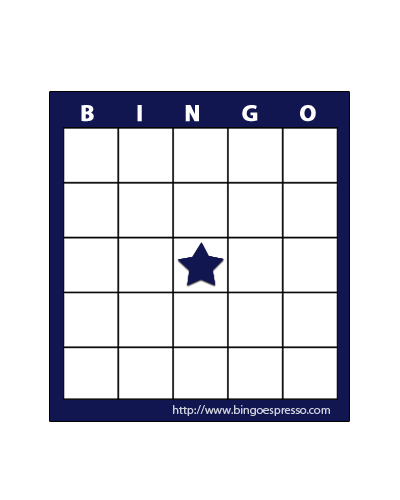
#> input picture templates/75/indigo.jpg, 400 x 500 px
$ python bingocard.py   (Python 2 division)
#> lines starting #> are read from the running program, lines starting #| are printed output that depends on the picture


from PIL import Image, ImageDraw, ImageFont, _imaging
import random, sys, os


class BingoCard( object ):


  @classmethod
  def draw_several_cards( self, card, how_many=6, save_to=None, cols_per_image=3, background='white' ):

    if card.image is None:
      card.initialize_image()

    image = card.image

    rows = ( ( how_many - 1 ) // cols_per_image ) + 1

    if how_many >= cols_per_image:
      cols = cols_per_image
    else:
      cols = how_many

    iw, ih, w, h = card.width, card.height, card.width * cols, card.height * rows
    nimage = Image.new( 'RGB', ( w, h ), background )

    for row in range( rows ):
      for col in range( cols ):
        embed_image = card.print_card( save_to=None )
        nimage.paste( embed_image, ( col * iw, row * ih ) )


    if save_to is None:
      return nimage
    else:
      return nimage.save( save_to )


  def _initialize_args( self ):

    return [
        'width',
        'height',
        'header',
        'margin_top',
        'margin_left',
        'margin_right',
        'margin_bottom',
        'margin',
        'with_ref_image',
        'background',
        'draw_lines',
        'set_gap',
        'set_length'
      ]

  def _prepare_args_from_dictionary( self, _kwargs ):
    new_kwargs = { }
    for i in self._initialize_args():
      if _kwargs.has_key( i ):
        new_kwargs[ i ] = _kwargs[ i ]

    return new_kwargs


  def __init__( self, width=800, height=600, header=10, margin_top=10, margin_left=10, margin_right=10, margin_bottom=10, margin=None, with_ref_image=None, background='white', draw_lines=True, set_gap=0, set_length=1):
    self.width  = width
    self.height = height
    self.header = header
    self.with_ref_image = with_ref_image
    self.background = background
    self.font = 'Overlock-Black.ttf'
    self.draw_lines = draw_lines
    self.line_size  = 2
    self.line_color = 0
    self.text_size = None
    self.text_color = 0
    self.image  = None
    self.set_length = set_length
    self.set_gap = set_gap


    if margin is None and ( margin_left > 0 and margin_right > 0 and margin_bottom > 0 and margin_top > 0 ):
      self.margin_left    = margin_left
      self.margin_right   = margin_right
      self.margin_bottom  = margin_bottom
      self.margin_top     = margin_top
    else:
      margin = margin or 10
      self.margin_top = self.margin_left = self.margin_right = self.margin_bottom = margin


  def card_layout( self ):
    return [ ]

  def get_text_size( self ):
    if self.text_size is None:
      text_size = int( self.width / 38.4 )
    else:
      text_size	= self.text_size

    return text_size


  def get_font( self ):
    return ImageFont.truetype( self.font, self.get_text_size() )


  def get_top( self ):
    if self.header:
      top = ( self.header ) + self.margin_top
    else:
      top = self.margin_top

    return top

  # FIXME: Doesn't deal with sets yet
  def draw_lines_on_image( self, draw, layout, col_height, col_width ):
    if self.draw_lines:
      # Rows
      for i in range( len( layout ) + 1 ):
        y = ( self.get_top() + ( i * col_height ) )
        draw.line( ( self.margin_left, y, self.width - self.margin_right, y ), fill=self.line_color, width=self.line_size  )

      # Cols
      for j in range( len( layout[ 0 ] ) + 1 ):
        x = self.margin_left + ( j * col_width )
        draw.line( ( x, self.get_top(), x, self.height - self.margin_bottom ), fill=self.line_color, width=self.line_color )


  def draw( self, layout, save_to ):
    print "About to draw"

    image, width, height = self.image, self.width, self.height
    font, text_size, top = self.get_font(), self.get_text_size(), self.get_top()
    ml, mr, mt, mb = self.margin_left, self.margin_right, self.margin_top, self.margin_bottom
    sl, sg  = self.set_length, self.set_gap


    draw        = ImageDraw.Draw( image )
    col_height  = ( height - top - mb - ( ( ( len( layout ) // sl ) - 1 ) * sg ) ) / len( layout )
    col_width   = ( width - ( ml + mr ) ) / len( layout[ 0 ] )

    self.draw_lines_on_image( draw, layout, col_height, col_width )

    # Start drawing numbers
    for i in range( len( layout ) ):
      for j in range( len( layout[0] ) ):
        number = layout[ i ][ j ]

        x = ml + ( j * col_width ) + ( col_width / 2 ) - ( text_size / 2 )
        y = top + ( ( i // sl ) * sg ) + ( i * col_height ) + ( col_height / 2 ) - ( text_size / 2 )

        if number is not None:
          draw.text( ( x, y ), str( number ), fill=0, font=font )

    print "OK"

    # Save stuff
    if save_to is None:
      return image
    else:
      image.save( save_to )


  def bingo_card( self ):
    """ Needs to be implemented by the subclass """


  def initialize_image( self ):
    if( self.with_ref_image ):
      self.image = im = Image.open( self.with_ref_image )
      self.width, self.height = im.size
    else:
      self.image  = Image.new( 'RGB', ( self.width, self.height ), self.background )


  def print_card( self, save_to='test.png' ):
    self.initialize_image()
    return self.draw( self.bingo_card(), save_to )


class USBingoCard( BingoCard ):

  def __init__( self, **kwargs ):
    BingoCard.__init__( self, **self._prepare_args_from_dictionary( kwargs ) )


  def card_layout( self ):
    return [ range( i, i + 15 ) for i in range( 1, 75, 15 ) ]


  def bingo_card( self ):
    layout   = self.card_layout()
    num_of_rows = 5
    cols        = 5
    blanks      = [ ]
    possible_numbers = range( 1, 76 )

    for i in range( num_of_rows ):
      row = [ ]
      for j in range( cols ):
        flag = True
        while flag:
          number = layout[ j ][ random.randint( 0, len( layout[ j ] ) - 1 ) ]
          if number in possible_numbers:
            possible_numbers.remove( number )
            row.append( number )
            flag = False

      blanks.append( row )

    blanks[ 2 ][ 2 ] = None

    return blanks


class UKBingoCard( BingoCard ):

  def __init__( self, **kwargs ):
    BingoCard.__init__( self, **self._prepare_args_from_dictionary( kwargs ) )

    if kwargs.has_key( 'set_size' ):
      self.set_size = kwargs[ 'set_size' ]
    else:
      self.set_size = 1


  def card_layout( self ):
    return [
      range( 1, 9 + 1 ),
      range( 10, 19 + 1 ),
      range( 20, 29 + 1),
      range( 30, 39 + 1 ),
      range( 40, 49 + 1),
      range( 50, 59 + 1),
      range( 60, 69 + 1),
      range( 70, 79 + 1),
      range( 80, 90 + 1)
    ]


  def bingo_card( self ):
    layout                = self.card_layout()
    num_of_rows           = 3
    cols                  = len( self.card_layout() )
    blanks                = [ ]
    stack                 = range( 1, 91 )
    seen                  = { }

    for s in range( self.set_size ):
      for i in range( num_of_rows ):
        row = [ None ] * 9
        published_cols = {}
        for j in range( 5 ):
          val = None
          tries = 0
          while val is None:
            if tries > 20:
              break
            tries += 1
            val = random.choice( stack )
            for k in range( len( layout ) ):
              if val in layout[ k ]:
                if (published_cols.has_key( k ) and published_cols[ k ] < 4):
                  val = None
            if not seen.has_key( val ):
              for k in range( len( layout ) ):
                if val in layout[ k ]:
                  if not published_cols.has_key( k ) or (published_cols.has_key( k ) and published_cols[ k ] < 4):
                    row[ k ] = val
                    if not published_cols.has_key( k ):
                      published_cols[ k ] = 1
                    else:
                      published_cols[ k ] += 1
                    seen[ val ] = True
                    stack.remove( val )
                    break
                  else:
                    pass
            else:
              val = None

        blanks.append( row )

    if len(stack) > 0 and self.set_size == 6:
      return self.bingo_card()
    else:
      return blanks


if __name__ == '__main__':

  # A single US Card - Indigo
  o = USBingoCard( header=90, margin_top=35, margin_left=60, margin_right=65, margin_bottom=100, with_ref_image='templates/75/indigo.jpg', draw_lines=False )
  o.print_card( 'test.png' )
#> in initialize_image, self.image is the input picture: PIL image 400x500 RGB; mean R, G, B 219.3, 219.9, 226.6
#> in draw, `image, width, height = self.image, self.width, self.height`: width = 400; height = 500
#> in draw, `col_height  = ( height - top - mb - ( ( ( len( layout ) // sl ) - 1 ) ..`: col_height = 55

  # A single US Card - Blue
  o = USBingoCard( header=90, margin_top=35, margin_left=60, margin_right=65, margin_bottom=100, with_ref_image='templates/75/blue.jpg', draw_lines=False )
  o.print_card( 'test1.png' )
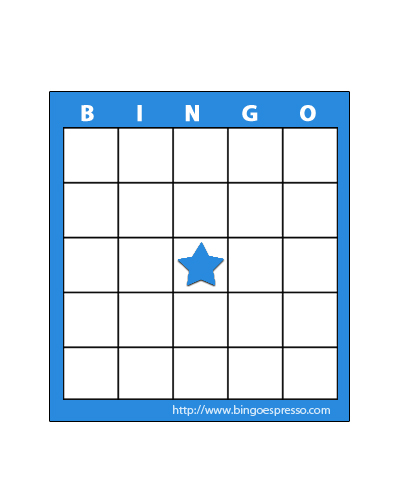
#> input picture templates/75/blue.jpg, 400 x 500 px
#> in initialize_image, self.image is the input picture: PIL image 400x500 RGB; mean R, G, B 222.1, 233.3, 243

  # A single US Card - Without template
  o = USBingoCard(  )
  o.print_card( 'test2.png' )
#> in initialize_image (call 3), `self.image  = Image.new( 'RGB', ( self.width, self.height ), self.back..`: self.image: PIL image 800x600 RGB; every value is 255

  # 4 US Cards - Red
  o = USBingoCard( header=90, margin_top=35, margin_left=60, margin_right=65, margin_bottom=100, with_ref_image='templates/75/red.jpg', draw_lines=False )
  BingoCard.draw_several_cards( o, how_many=4, save_to='test3.png', cols_per_image=2 )
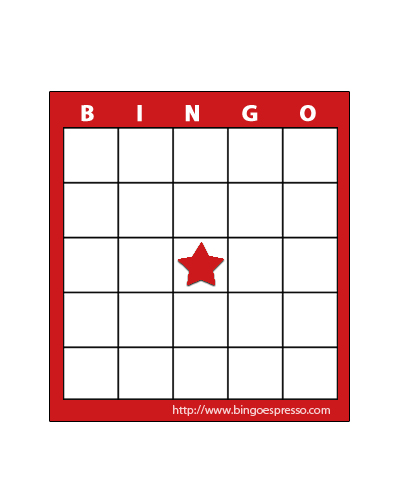
#> input picture templates/75/red.jpg, 400 x 500 px
#> in initialize_image, self.image is the input picture: PIL image 400x500 RGB; mean R, G, B 240.9, 220.2, 220.6
#> in draw_several_cards, `nimage = Image.new( 'RGB', ( w, h ), background )`: nimage: PIL image 800x1000 RGB; every value is 255

  # 6 US Cards - Yellow
  o = USBingoCard( header=90, margin_top=35, margin_left=60, margin_right=65, margin_bottom=100, with_ref_image='templates/75/yellow.jpg', draw_lines=False )
  BingoCard.draw_several_cards( o, how_many=6, save_to='test4.png', cols_per_image=3 )
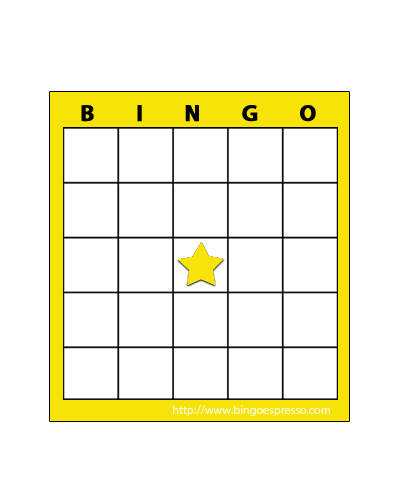
#> input picture templates/75/yellow.jpg, 400 x 500 px
#> in initialize_image, self.image is the input picture: PIL image 400x500 RGB; mean R, G, B 245, 242.7, 217.3
#> in draw_several_cards (call 2), `nimage = Image.new( 'RGB', ( w, h ), background )`: nimage: PIL image 1200x1000 RGB; every value is 255

  # A Single UK Card - Indigo
  o = UKBingoCard( header=50, margin_top=40, margin_left=35, margin_right=38, margin_bottom=42, with_ref_image='templates/90/1/indigo.jpg', draw_lines=False)
  o.print_card( 'test5.png' )
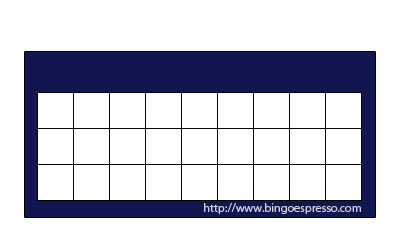
#> input picture templates/90/1/indigo.jpg, 400 x 245 px
#> in initialize_image, self.image is the input picture: PIL image 400x245 RGB; mean R, G, B 193, 194.1, 207.1

  # A Single UK Card - Blue
  o = UKBingoCard( header=50, margin_top=40, margin_left=35, margin_right=38, margin_bottom=42, with_ref_image='templates/90/1/blue.jpg', draw_lines=False)
  o.print_card( 'test5.png' )
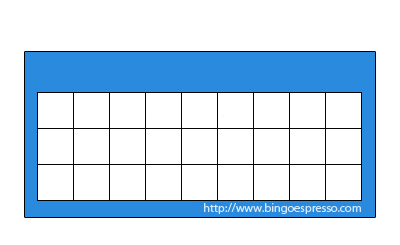
#> input picture templates/90/1/blue.jpg, 400 x 245 px
#> in initialize_image, self.image is the input picture: PIL image 400x245 RGB; mean R, G, B 198.5, 220.1, 238.9

  # A Single UK Card - Without template
  o = UKBingoCard()
  o.print_card( 'test6.png' )

  # A Six Set of individual cards, no unique numbers in a column - Yellow
  o = UKBingoCard( header=50, margin_top=40, margin_left=35, margin_right=38, margin_bottom=42, with_ref_image='templates/90/1/yellow.jpg', draw_lines=False)
  BingoCard.draw_several_cards( o, how_many=6, cols_per_image=1, save_to='test7.png' )
#> call 3 of draw_several_cards, with how_many = 6, save_to = 'test7.png', cols_per_image = 1, background = 'white'
#> in draw_several_cards (call 3), `nimage = Image.new( 'RGB', ( w, h ), background )`: nimage: PIL image 400x3000 RGB; every value is 255
#> in draw_several_cards (call 3), `return nimage.save( save_to )`:
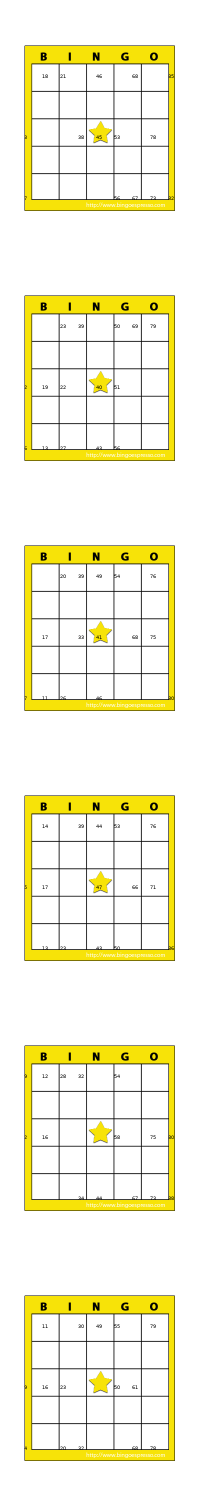
#> saved as test7.png: PIL image 400x3000 RGB (shown at 1/2 size); mean R, G, B 244.5, 242.2, 216.9


  # A Six-set UK Bingo card with unique numbers in columns - Red
  o = UKBingoCard( set_size=6, set_gap=62.5, set_length=3, header=62.5, margin_top=1, margin_left=100, margin_right=105, margin_bottom=75, with_ref_image='templates/90/6/red.jpg', draw_lines=False)
  o.print_card( 'test8.png' )
#> in draw (call 23), `col_height  = ( height - top - mb - ( ( ( len( layout ) // sl ) - 1 ) ..`: col_height = 2.72
#> in draw (call 23), `col_width   = ( width - ( ml + mr ) ) / len( layout[ 0 ] )`: col_width = 21
#> in draw (call 23), `image.save( save_to )`:
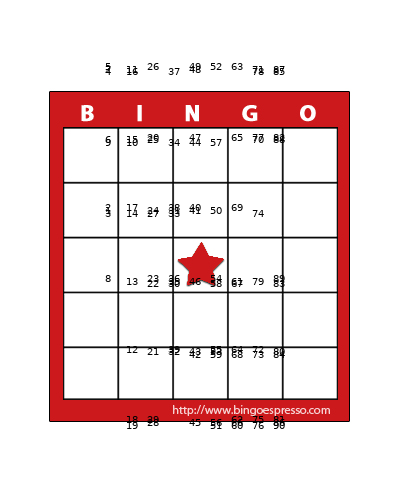
#> saved as test8.png: PIL image 400x500 RGB; mean R, G, B 238.3, 217.7, 218.1

  # A Six-set UK Bingo card with unique numbers in columns - Violet - Printed Several times
  o = UKBingoCard( set_size=6, set_gap=62.5, set_length=3, header=62.5, margin_top=1, margin_left=100, margin_right=105, margin_bottom=75, with_ref_image='templates/90/6/violet.jpg', draw_lines=False)
  BingoCard.draw_several_cards( o, how_many=6, cols_per_image=1, save_to='test9.png' )
#> (the run stopped early here; a loop or call above may not have finished)
